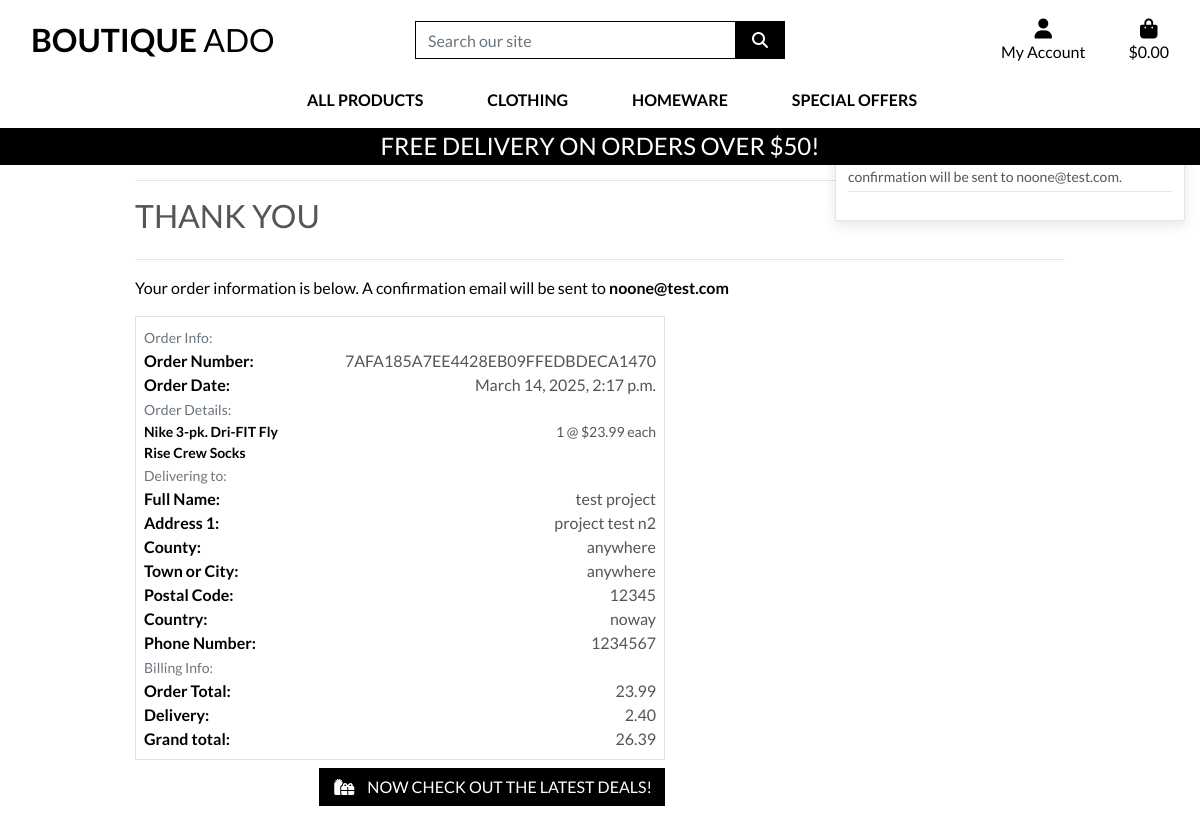
/checkout/checkout_success/7AFA185A7EE4428EB09FFEDBDECA1470, run on the app's committed database.
### checkout/models.py (models this page shows, shortened)
class Order(models.Model):
    order_number = models.CharField(max_length=32, null=False, editable=False)
    full_name = models.CharField(max_length=50, null=False, blank=False)
    email = models.EmailField(max_length=254, null=False, blank=False)
    phone_number = models.CharField(max_length=20, null=False, blank=False)
    country = models.CharField(max_length=40, null=False, blank=False)
    postcode = models.CharField(max_length=20, null=True, blank=True)
    town_or_city = models.CharField(max_length=40, null=False, blank=False)
    street_address1 = models.CharField(max_length=80, null=False, blank=False)
    street_address2 = models.CharField(max_length=80, null=True, blank=True)
    county = models.CharField(max_length=80, null=True, blank=True)
    date = models.DateTimeField(auto_now_add=True)
    delivery_cost = models.DecimalField(max_digits=6,
                                        decimal_places=2,
                                        null=False,
                                        default=0
                                        )
    order_total = models.DecimalField(max_digits=10,
                                      decimal_places=2,
                                      null=False,
                                      default=0
                                      )
    grand_total = models.DecimalField(max_digits=10,
                                      decimal_places=2,
                                      null=False,
                                      default=0
                                      )
    original_bag = models.TextField(null=False, blank=False, default='')
    stripe_pid = models.CharField(max_length=254, null=False, blank=False, default='')

class OrderLineItem(models.Model):
    order = models.ForeignKey(Order,
                              null=False,
                              blank=False,
                              on_delete=models.CASCADE,
                              related_name='lineitems'
                              )
    product = models.ForeignKey(Product,
                                null=False,
                                blank=False,
                                on_delete=models.CASCADE
                                )
    product_size = models.CharField(max_length=2,
                                    null=True,
                                    blank=True
                                    )
    quantity = models.IntegerField(null=False,
                                   blank=False,
                                   default=0)
    lineitem_total = models.DecimalField(max_digits=6,
                                         decimal_places=2,
                                         null=False,
                                         blank=False,
                                         editable=False
                                         )

### products/models.py (models this page shows, shortened)
class Product(models.Model):
    category = models.ForeignKey('Category', null=True, blank=True, on_delete=models.SET_NULL)
    sku = models.CharField(max_length=254, null=True, blank=True)
    name = models.CharField(max_length=254)
    description = models.TextField()
    has_sized = models.BooleanField(default=False, null=True, blank=True)
    price = models.DecimalField(max_digits=6, decimal_places=2)
    rating = models.DecimalField(max_digits=6, decimal_places=2, null=True, blank=True)
    image_url = models.URLField(max_length=1024, null=True, blank=True)
    image = models.ImageField(null=True, blank=True)

### checkout/views.py (the view)
# urls.py: path('checkout_success/<order_number>', views.checkout_success, name='checkout_success'),
def checkout_success(request, order_number):
    save_info = request.session.get('save_info')
    order = get_object_or_404(Order, order_number=order_number)
    messages.success(request, f"Order succesfully processed! \
                     Your order number is {order_number} \
                     a confirmation will be sent to {order.email}.")
    if 'bag' in request.session:
        del request.session['bag']
    template = 'checkout/checkout_success.html'
    context = {
        'order': order,
    }
    return render(request, template, context)

### bag/contexts.py (called while the page is built, shortened)
def bag_contents(request):
    bag_items = []
    total = 0
    product_count = 0
    bag = request.session.get('bag', {})
    if total < settings.FREE_DELIVERY_THRESHOLD:
        delivery = total * Decimal(settings.STANDARD_DELIVERY_PERCENTAGE / 100)
        free_delivery_delta = settings.FREE_DELIVERY_THRESHOLD - total
    else:
        delivery = 0
        free_delivery_delta = 0
    grand_total = delivery + total
    context = {
        'bag_items': bag_items,
        'total': total,
        'product_count': product_count,
        'delivery': delivery,
        'free_delivery_delta': free_delivery_delta,
        'free_delivery_threshold': settings.FREE_DELIVERY_THRESHOLD,
        'grand_total': grand_total,
    }
    return context

### checkout/templates/checkout/checkout_success.html (shortened to what this page needs)
{% extends "base.html" %}
{% load static %}
{% block extra_css%}
<link rel="stylesheet" href="{% static 'checkout/css/checkout.css' %}">
{% endblock %}
{% block page_header %}
    <div class="container header-container">
    </div>
{% endblock %}
{% block content %}
    <div class="overlay"></div>
    <div class="container">
        <div class="row">
            <div class="col">
                <hr>
                <h2 class="logo-font mb-4">Thank You</h2>
                <hr>
                <p class="text-black">
                    Your order information is below. A confirmation email will be sent to
                    <strong>{{ order.email }}</strong>
                </p>
            </div>
        </div>
        <div class="row">
            <div class="col-12 col-lg-7">
                <div class="order-confirmation-wrapper p-2 border">
                    <div class="row">
                        <div class="col">
                            <small class="text-muted">Order Info:</small>
                        </div>
                    </div>
                    <div class="row">
                        <div class="col-12 col-md-4">
                            <p class="mb-0 text-black font-weight-bold">Order Number:</p>
                        </div>
                        <div class="col-12 col-md-8 text-md-right">
                            <p class="mb-0">{{ order.order_number }}</p>
                        </div>
                    </div>
                    <div class="row">
                        <div class="col-12 col-md-4">
                            <p class="mb-0 text-black font-weight-bold">Order Date:</p>
                        </div>
                        <div class="col-12 col-md-8 text-md-right">
                            <p class="mb-0">{{ order.date }}</p>
                        </div>
                    </div>
                    <div class="row">
                        <div class="col">
                            <small class="text-muted">Order Details:</small>
                        </div>
                    </div>
                    {% for item in order.lineitems.all %}
                    <div class="row">
                        <div class="col-12 col-md-4">
                            <p class="small mb-0 text-black font-weight-bold">
                                {{ item.product.name }}{% if item.product_size %} - Size {{ item.product.size|upper }}{% endif %}
                            </p>
                        </div>
                        <div class="col-12 col-md-8 text-md-right">
                            <p class="small mb-0">{{ item.quantity }} @ ${{ item.product.price }} each</p>
                        </div>
                    </div>
                    {% endfor %}
                    <div class="row">
                        <div class="col">
                            <small class="text-muted">Delivering to:</small>
                        </div>
                    </div>
                    <div class="row">
                        <div class="col-12 col-md-4">
                            <p class="mb-0 text-black font-weight-bold">Full Name:</p>
                        </div>
                        <div class="col-12 col-md-8 text-md-right">
                            <p class="mb-0">{{ order.full_name }}</p>
                        </div>
                    </div>
                    <div class="row">
                        <div class="col-12 col-md-4">
                            <p class="mb-0 text-black font-weight-bold">Address 1:</p>
                        </div>
                        <div class="col-12 col-md-8 text-md-right">
                            <p class="mb-0">{{ order.street_address1 }}</p>
                        </div>
                    </div>
                    {% if order.county %}
                    <div class="row">
                        <div class="col-12 col-md-4">
                            <p class="mb-0 text-black font-weight-bold">County:</p>
                        </div>
                        <div class="col-12 col-md-8 text-md-right">
                            <p class="mb-0">{{ order.county }}</p>
                        </div>
                    </div>
                    {% endif %}
                    <div class="row">
                        <div class="col-12 col-md-4">
                            <p class="mb-0 text-black font-weight-bold">Town or City:</p>
                        </div>
                        <div class="col-12 col-md-8 text-md-right">
                            <p class="mb-0">{{ order.town_or_city }}</p>
                        </div>
                    </div>
                    {% if order.postcode %}
                    <div class="row">
                        <div class="col-12 col-md-4">
                            <p class="mb-0 text-black font-weight-bold">Postal Code:</p>
                        </div>
                        <div class="col-12 col-md-8 text-md-right">
                            <p class="mb-0">{{ order.postcode }}</p>
                        </div>
                    </div>
                    {% endif %}
                    <div class="row">
                        <div class="col-12 col-md-4">
                            <p class="mb-0 text-black font-weight-bold">Country:</p>
                        </div>
                        <div class="col-12 col-md-8 text-md-right">
                            <p class="mb-0">{{ order.country }}</p>
                        </div>
                    </div>
                    <div class="row">
                        <div class="col-12 col-md-4">
                            <p class="mb-0 text-black font-weight-bold">Phone Number:</p>
                        </div>
                        <div class="col-12 col-md-8 text-md-right">
                            <p class="mb-0">{{ order.phone_number }}</p>
                        </div>
                    </div>
                    <div class="row">
                        <div class="col">
                            <small class="text-muted">Billing Info:</small>
                        </div>
                    </div>
                    <div class="row">
                        <div class="col-12 col-md-4">
                            <p class="mb-0 text-black font-weight-bold">Order Total:</p>
                        </div>
                        <div class="col-12 col-md-8 text-md-right">
                            <p class="mb-0">{{ order.order_total }}</p>
                        </div>
                    </div>
                    <div class="row">
                        <div class="col-12 col-md-4">
                            <p class="mb-0 text-black font-weight-bold">Delivery:</p>
                        </div>
                        <div class="col-12 col-md-8 text-md-right">
                            <p class="mb-0">{{ order.delivery_cost }}</p>
                        </div>
                    </div>
                    <div class="row">
                        <div class="col-12 col-md-4">
                            <p class="mb-0 text-black font-weight-bold">Grand total:</p>
                        </div>
                        <div class="col-12 col-md-8 text-md-right">
                            <p class="mb-0">{{ order.grand_total }}</p>
                        </div>
                    </div>
                </div>
            </div>
        </div>
        <div class="row">
            <div class="col-12 col-lg-7 text-right">
                <a href="{% url 'products' %}?category=new_arrivals,deals,clearance" class="btn btn-black rounded-0 my-2">
                    <span class="icon mr-2">
                        <i class="fas fa-gifts"></i>
                    </span>
                    <span class="text-uppercase">Now check out the latest deals!</span>
                </a>
            </div>
        </div>
    </div>
{% endblock %}

### static/css/base.css (style rules this page uses)
html { height: 100%; }
body { background: url('/media/homepage_background_cropped.jpg') no-repeat center center fixed; background-size: cover; height: calc(100vh - 164px); color: #555; font-family: 'Lato'; }
.icon { align-items: center; display: inline-flex; justify-content: center; height: 1.5rem; width: 1.5rem; }
.logo-font { text-transform: uppercase; }
.btn-black { background: black; color: white; }
.text-black { color: #000 !important; }
.overlay { height: 100%; width: 100%; top: 0; left: 0; position: fixed; background: white; z-index: -1; }
@media (min-width: 1200px) { .container { max-width: 80%; } }
@media (min-width: 992px) { .header-container { padding-top: 164px; } }

### data on the page
Order: email "noone@test.com", order_number "7AFA185A7EE4428EB09FFEDBDECA1470", date "March 14, 2025, 2:17 p.m.", full_name "test project", street_address1 "project test n2", county "anywhere", town_or_city "anywhere", postcode "12345", country "noway", phone_number "1234567", order_total "23.99", delivery_cost "2.40", grand_total "26.39"
OrderLineItem: product.name "Nike 3-pk. Dri-FIT Fly Rise Crew Socks", quantity "1", product.price "23.99"

### other printed values
{{ free_delivery_threshold }} "50"
